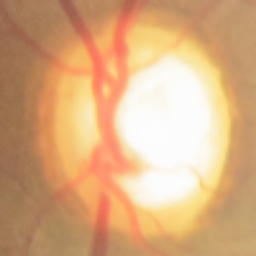
#> input picture data/train/glaucoma/ROI - 1image1prime (19).jpg.png, 256 x 256 px; its folder holds only this picture in this run
$ jupyter execute --allow-errors GUI.ipynb
#> lines starting #> are read from the running program, lines starting #| are printed output that depends on the picture; after the words box and inside, x2 and y2 are one past the last pixel; in counts of white or black regions, pixels touching at a corner belong together
#> in prediction, img is the input picture: shape (256, 256, 3); mean B, G, R 127.5, 171.6, 216.5
[cell 1]
import tensorflow as tf
import keras
from keras.models import load_model
import matplotlib.pyplot as plt
import cv2
import numpy as np
import os
import pandas
import h5py
import glob

[cell 2]
h5file =  "dataweightsvha.h5"

#> (the rest of this cell did not finish here and is left out)

[cell 3]
def get_filenames():
    global path
    path = r"test"
    return os.listdir(path)

[cell 4]
def autoroi(img):

    gray_img = cv2.cvtColor(img, cv2.COLOR_BGR2GRAY)
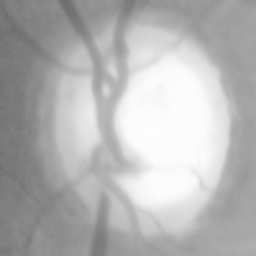
#> gray_img: shape (256, 256); min 107, max 254, mean 180

    thresh = cv2.threshold(gray_img, 130, 255, cv2.THRESH_BINARY)[1]
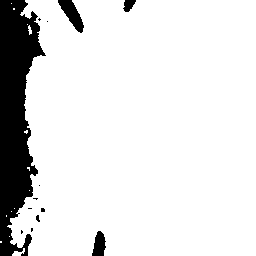
#> thresh: shape (256, 256); 87.9% white; 13 black regions (9 under 20 px), largest, box (x1, y1, x2, y2) and area: (0, 0, 46, 256) 7095, (58, 0, 84, 33) 398, (92, 231, 106, 256) 247, (123, 0, 136, 12) 104
    thresh = cv2.dilate(thresh, None, iterations=5)
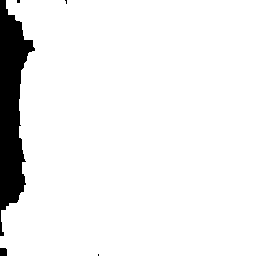
#> thresh: shape (256, 256); 93.2% white; 5 black regions (3 under 20 px)

    contours, hierarchy = cv2.findContours(
        thresh.copy(), cv2.RETR_EXTERNAL, cv2.CHAIN_APPROX_SIMPLE)
#> contours = 1 contour; box (x1, y1, x2, y2) and area: (0, 0, 256, 256) 60522

    biggest = max(contours, key=cv2.contourArea)
#> biggest = contour of 115 points, box (x1, y1, x2, y2) (0, 0, 256, 256), area 60522
    x, y, w, h = cv2.boundingRect(biggest)
#> x = 0; y = 0; w = 256; h = 256
    cv2.rectangle(img, (x, y), (x+w, y+h), (0, 256, 0), 2)
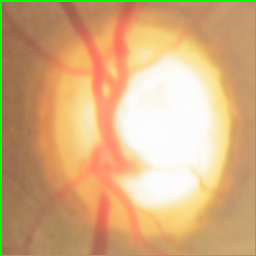
#> img: shape (256, 256, 3); 2.33% of pixels changed, all inside (x1, y1, x2, y2) = (0, 0, 256, 256)
    roi = img[y:y+h, x:x+w]

    return roi

[cell 5]
def prediction():
    list_of_files = glob.glob('data/train/glaucoma/*.png') #testing different files
#     latest_file = max(list_of_files, key=os.path.getctime)
    for latest_file in list_of_files:

        img = cv2.imread(latest_file)
        img = autoroi(img)
        img = cv2.resize(img, (256, 256))
        img = np.reshape(img, [1, 256, 256, 3])
    #     img = tf.cast(img, tf.float64)


        prediction = model.predict(img)
        print(prediction)
        prediction = prediction.argmax()
        print(prediction)


    return(prediction)

$ run again, on data/train/glaucoma/ROI - 3image1prime (32).jpg.png
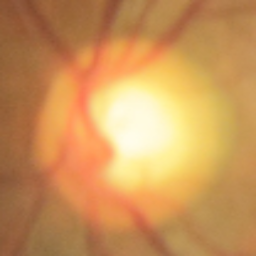
#> input picture data/train/glaucoma/ROI - 3image1prime (32).jpg.png, 256 x 256 px
#> in prediction, img is the input picture: shape (256, 256, 3); mean B, G, R 89.1, 148.4, 202.8
#> in autoroi, `thresh = cv2.dilate(thresh, None, iterations=5)`:
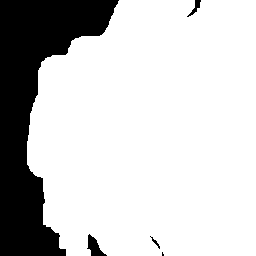
#> thresh: shape (256, 256); 79.2% white; 5 black regions (1 under 20 px)
#> contours = 1 contour; box (x1, y1, x2, y2) and area: (27, 0, 256, 256) 51483
#> biggest = contour of 160 points, box (x1, y1, x2, y2) (27, 0, 256, 256), area 51483
#> x = 27; y = 0; w = 229; h = 256
#> in prediction, `img = cv2.resize(img, (256, 256))`:
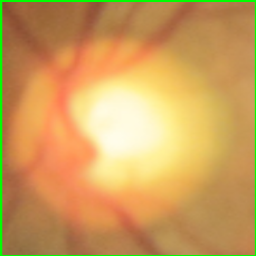
#> img: shape (256, 256, 3); mean B, G, R 90.9, 157.8, 204.7

$ run again, on data/train/glaucoma/ROI - 1image1prime (8).jpg.png
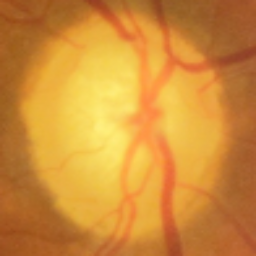
#> input picture data/train/glaucoma/ROI - 1image1prime (8).jpg.png, 256 x 256 px
#> in prediction, img is the input picture: shape (256, 256, 3); mean B, G, R 57.6, 142.3, 208
#> contours = 1 contour; box (x1, y1, x2, y2) and area: (13, 3, 240, 256) 44456
#> biggest = contour of 275 points, box (x1, y1, x2, y2) (13, 3, 240, 256), area 44456
#> x = 13; y = 3; w = 227; h = 253
#> in prediction, `img = cv2.resize(img, (256, 256))`:
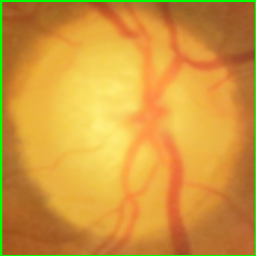
#> img: shape (256, 256, 3); mean B, G, R 58.8, 152.8, 209.7
